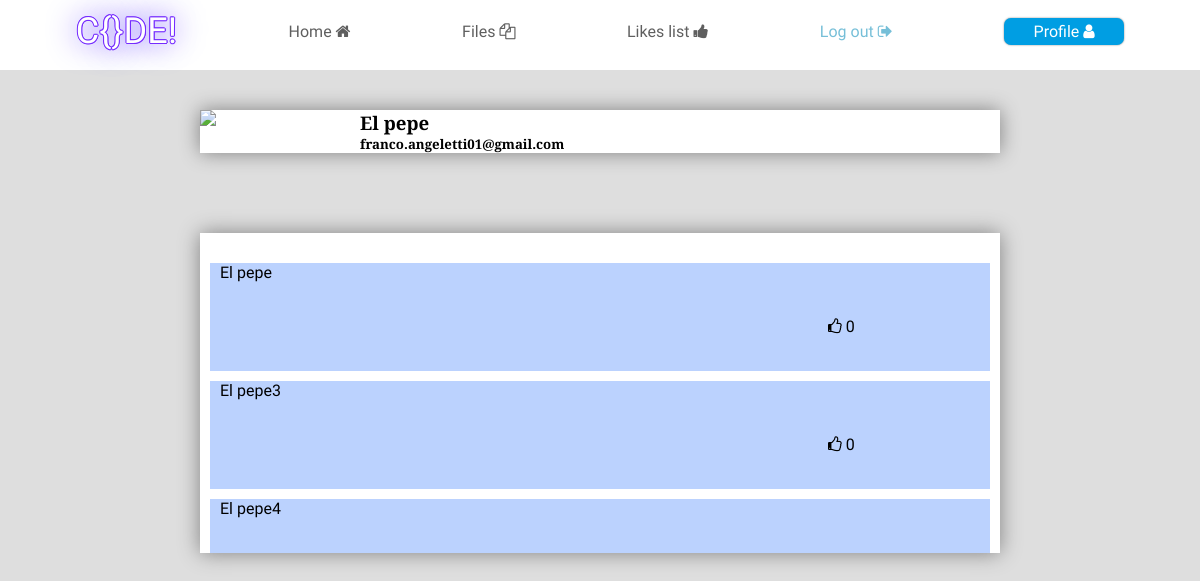
The page /profile (signed in) on the database as committed earlier.
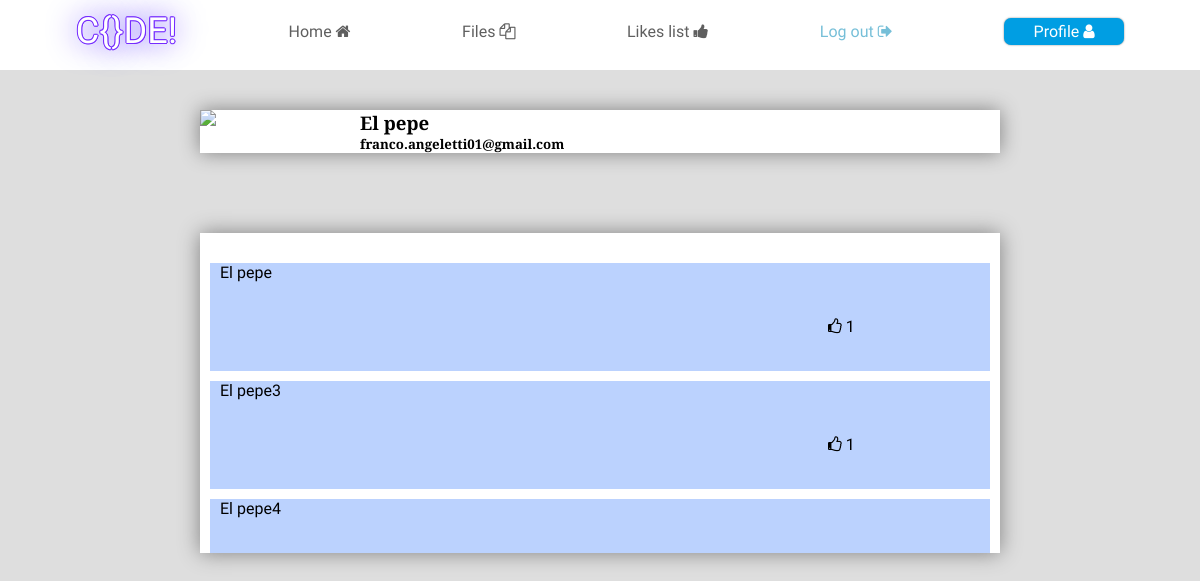
The same page on the database as committed later.
### pen/models.py (models this page shows)
class Code(models.Model):
    userFK = models.ForeignKey("User", on_delete=models.CASCADE, related_name="coder_FK")
    projectName = models.CharField(max_length=36, editable=True, blank=False)
    likesCount = models.IntegerField(default=0, editable=True, blank=False)
    code_HTML = models.TextField(editable=True, blank=True, default="")
    code_CSS = models.TextField(editable=True, blank=True, default="")
    code_JS = models.TextField(editable=True, blank=True, default="")
    isPublic = models.BooleanField(editable=True, default=True)

### pen/views.py (the view)
# urls.py: path("profile", views.profile, name="profile"),
@login_required(login_url="/login")
def profile(request):
    files = Code.objects.all().filter(userFK=request.user).order_by("id")
    likes = len(Likes.objects.all().filter(likerFK=request.user).filter(eliminated=False))
    return render(request, "pen/profile.html", {
        "filesArr":files,
        "userLikes":likes,
    })

### pen/templates/pen/profile.html (shortened to what this page needs)
{% extends "pen/layout.html" %}
{% load static %}
{% block body %}
<link rel="stylesheet" href="{% static  'pen/profile.css' %}">
<div id="mainHolder">
    <div>
        <div id="firstBlock">
            <div> <img src="https://icons.veryicon.com/png/o/miscellaneous/two-color-icon-library/user-286.png" /> </div>
            <div>
                <h3>{{ user.username }}</h3>
                <h5>{{ user.email }}</h5>
            </div>
        </div>
        <div id="secondBlock">
            <div>
                {% if filesArr %}
                    {% for i in filesArr %}
                    <div class="projectHold">
                        <span>{{ i.projectName }}</span>
                        <div></div><div></div>
                        <span><i class="fa fa-thumbs-o-up" aria-hidden="true"></i> {{ i.likesCount }}</span>
                    </div>
                    {% endfor %}
                    <br><span>See all of your <a href="{% url 'files' %}">files</a></span>
                {% else %}
                    <span>You don't have any file, <a href="{% url 'files' %}">make one</a></span>
                {% endif %}
            </div>
            <br><hr><br>
        </div>
    </div>
</div>
{% endblock %}

Rows that differ between the two databases and show on the page:
changed Code "El pepe": likesCount "0" → "1"
changed Code "El pepe3": likesCount "0" → "1"
